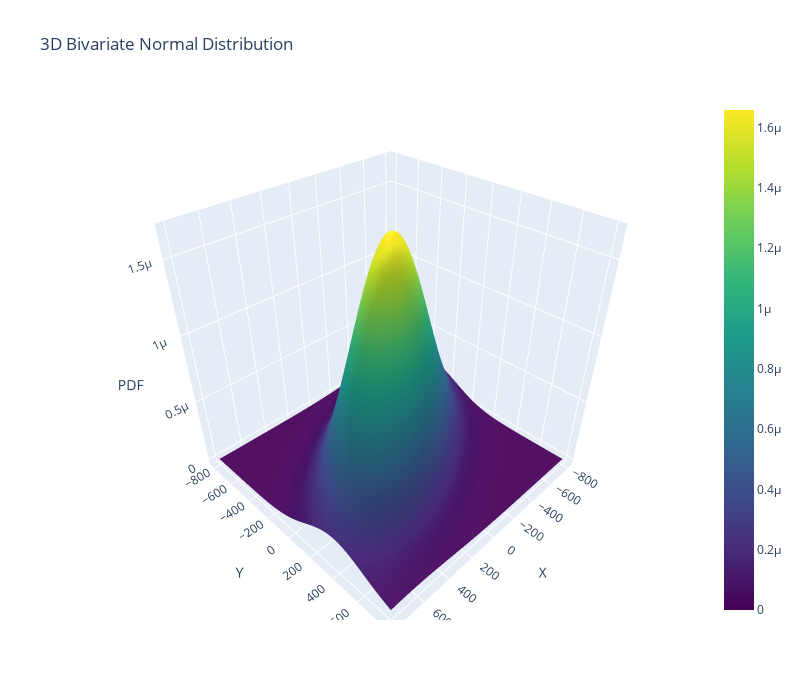

Notebook cell for this chart:
### Code cell
# ================== Bi-variate Normal Distribution ===================


from scipy.stats import multivariate_normal


# -------------------------
# Parameters
# -------------------------
mu_x, mu_y = 0, 0
sigma_x, sigma_y = 400, 300
rho = 0.6   

mean = [mu_x, mu_y]
cov = [
    [sigma_x**2, rho*sigma_x*sigma_y],
    [rho*sigma_x*sigma_y, sigma_y**2]
]


# -------------------------
# Grid
# -------------------------
x = np.linspace(-800, 800, 150)
y = np.linspace(-800, 800, 150)
X, Y = np.meshgrid(x, y)

pos = np.dstack((X, Y))

# -------------------------
# PDF
# -------------------------
rv = multivariate_normal(mean, cov)
Z = rv.pdf(pos)

# -------------------------
# Plotly 3D Surface
# -------------------------
fig = go.Figure(
    data=[
        go.Surface(
            x=X,
            y=Y,
            z=Z,
            colorscale="Viridis"
        )
    ]
)

fig.update_layout(
    title="3D Bivariate Normal Distribution",
    scene=dict(
        xaxis_title="X",
        yaxis_title="Y",
        zaxis_title="PDF"
    ),
    width=800,
    height=700
)

fig.show()

### Figure 1 — Plotly figure (JSON) as saved in the notebook; plotly's stock layout.template omitted (floating-point values rounded to 4 significant figures; data arrays with more than 128 entries replaced by an {"elided": "..."} marker saying what was removed)
{"data": [{"colorscale": [[0, "#440154"], [0.1111, "#482878"], [0.2222, "#3e4989"], [0.3333, "#31688e"], [0.4444, "#26828e"], [0.5556, "#1f9e89"], [0.6667, "#35b779"], [0.7778, "#6ece58"], [0.8889, "#b5de2b"], [1, "#fde725"]], "type": "surface", "x": {"elided": "150x150 float values"}, "y": {"elided": "150x150 float values"}, "z": {"elided": "150x150 float values"}}], "layout": {"height": 700, "scene": {"xaxis": {"title": {"text": "X"}}, "yaxis": {"title": {"text": "Y"}}, "zaxis": {"title": {"text": "PDF"}}}, "title": {"text": "3D Bivariate Normal Distribution"}, "width": 800}}
